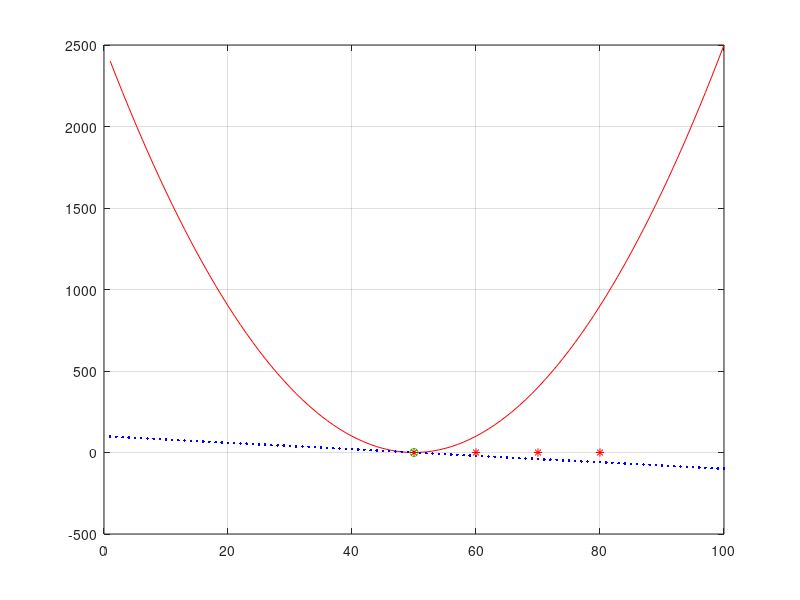

This chart was generated by the following MATLAB code:
clear all
close all
%% moving a long -gradient(f)
% assume very simple example of one dimentional map (robot move in one directon, e.g. along X)

x = 1:1:100;
goal = 50;
f = (x - goal).^2;
plot(x,f,'r-')

iterations = 1000;
Tolerance = 1; % abs(x - xg) must be < Tolerance to terminate the loop

Speed = 10; % Try multiple values of this parameter and notice how the solution will approach the goal each time 
            % generally higher values will lead the robot fster toward the goal but may bounce around with very high error 
            % smaller values however will lead the robot slowely but would reach the goal with less erros with smaller bouncing
            % For example if speed is 35, the robot will just bounce with very high error 

start = 80;  % To understand more the physics try once with start on right of the goal,
            % e.g. start = 90, and another time with start on the left of the goal.
            % e.g. start = 1. Notice each time the direction of the motion and compare
            % it to grad(-f)

hold on
plot (start,0, 'r*');
hold off

current_position = start;
route = [current_position];

grad_x = -1 .* gradient(f); % grad_x = -2 * (x-50)

hold on
plot (x,grad_x, 'b.');
hold off

hold on
plot (goal,0, 'go');
hold off
    
grid on

while (iterations > 0)
    
    delta_x = grad_x(floor(current_position));
     
    % we need only the directions (the speed can be created as another parameter)
    delta_Direction_x = delta_x/norm(delta_x); % only get the sign; either positive or negative 
    
    new_route_x = current_position + Speed * delta_Direction_x;
    
    current_position = new_route_x
    
    hold on
    plot (new_route_x,0, 'r*');
    hold off
    
    route = [route; current_position];
    iterations = iterations - 1;
    
    if(abs(current_position - goal) <= Tolerance)
        break
    end
end 

route

